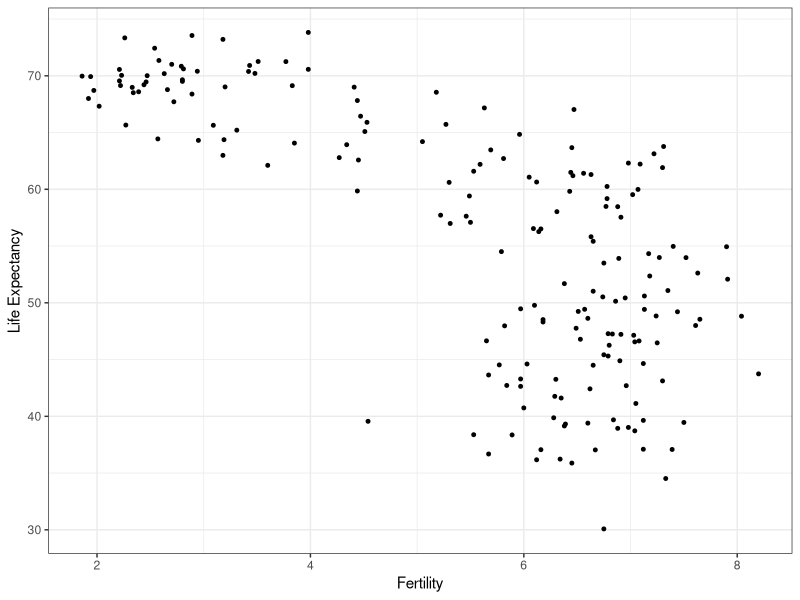
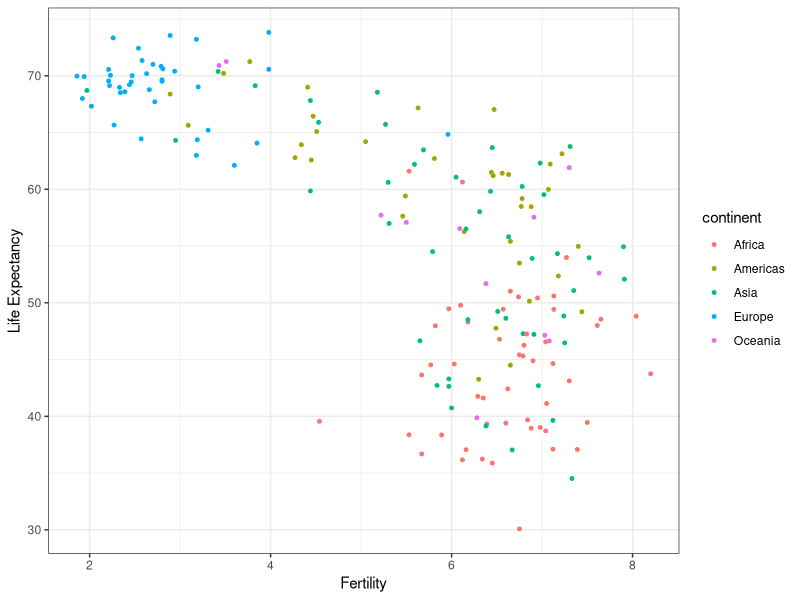
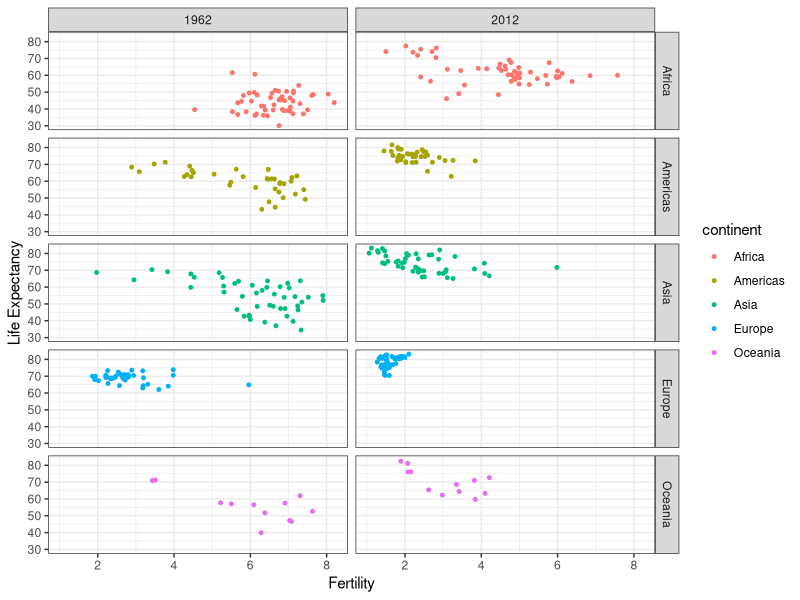
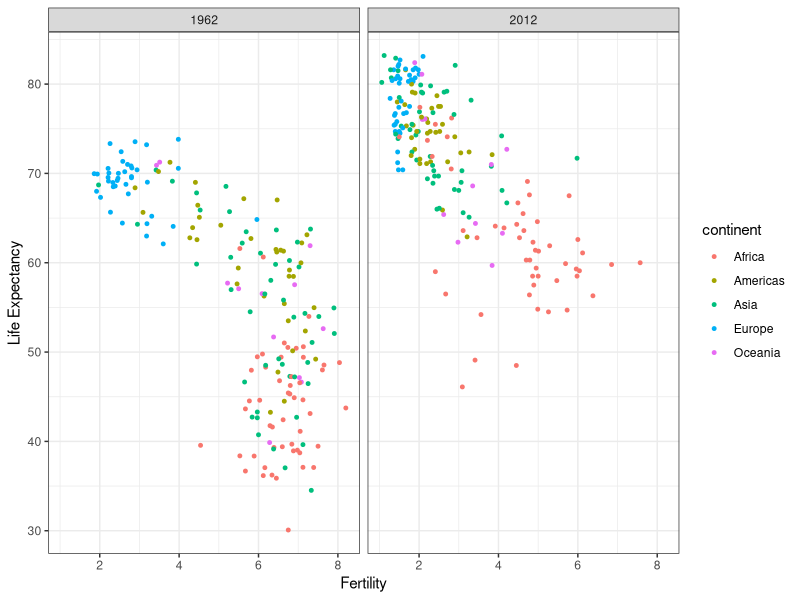
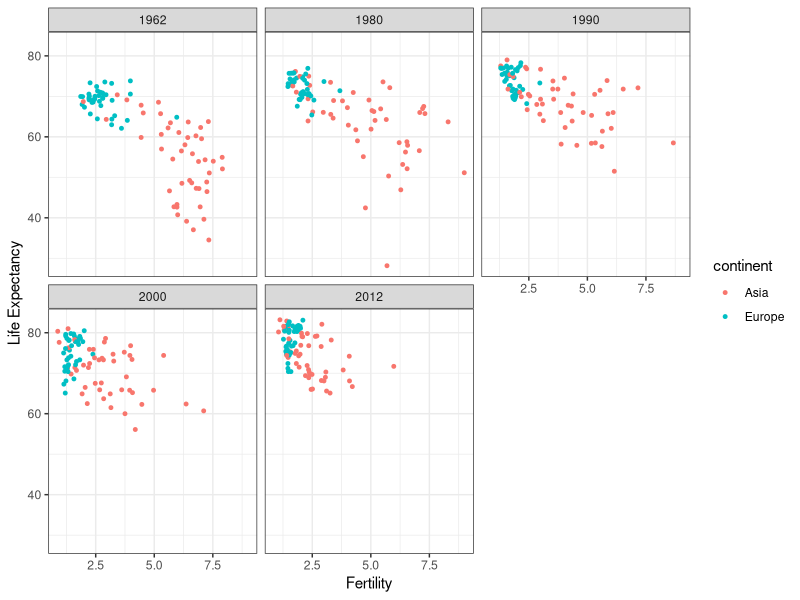
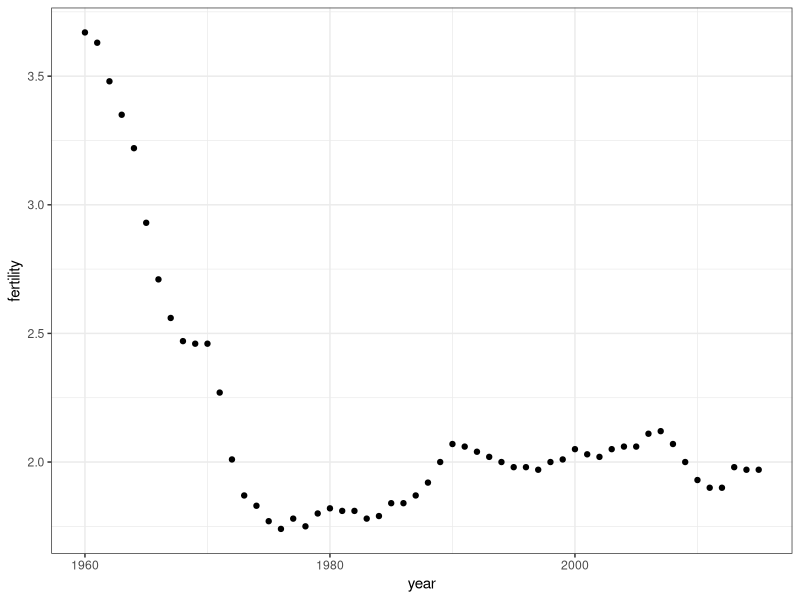
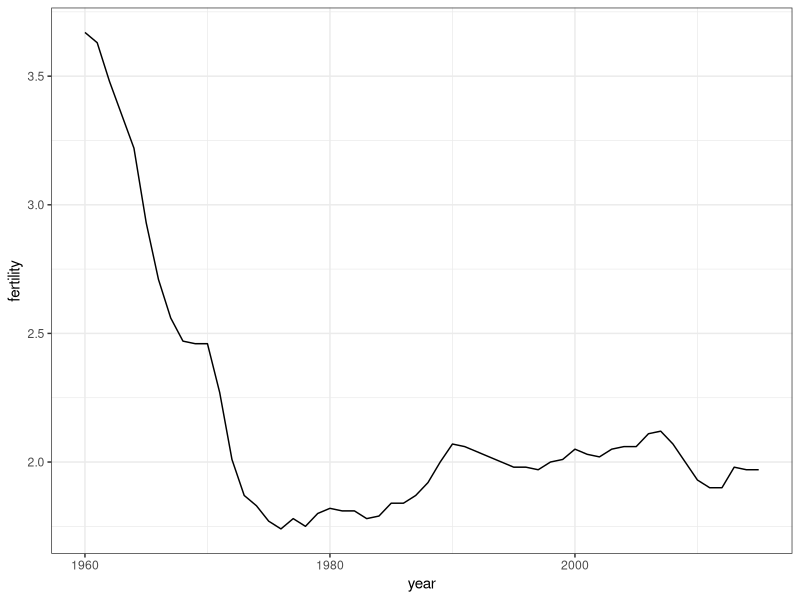
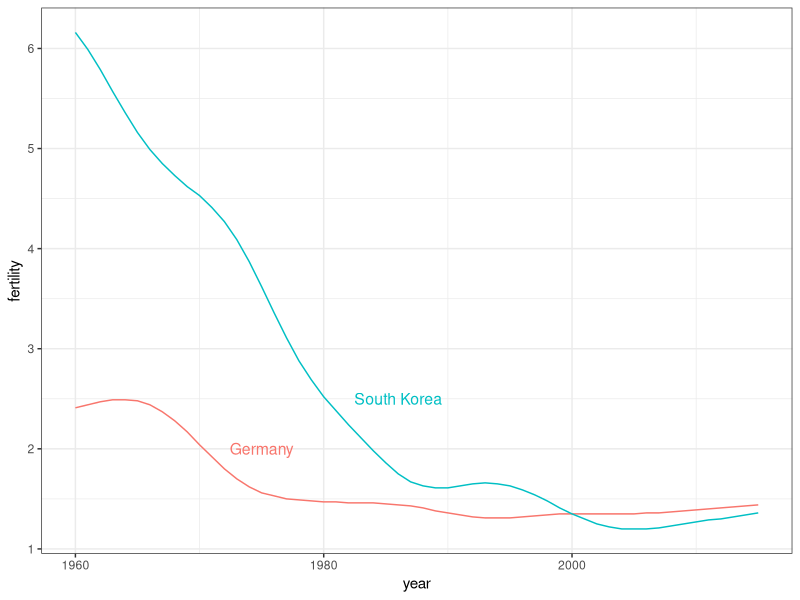

Reproduce these figures in R, in order.
## ---- chunk 1
library(dslabs)
library(tidyverse)
data(gapminder)
gapminder %>% head()
str(gapminder)
## ---- chunk 2
gapminder <- gapminder %>% mutate(gdp_pc = gdp / population, dollars_per_day = gdp_pc/365)
head(gapminder)
## ---- chunk 3
gapminder %>%
    filter(year == 2015 & country %in% c("Sri Lanka", "Turkey")) %>%
    select(country, infant_mortality)
## ---- chunk 4
ds_theme_set()
gapminder %>%
    filter(year == 1962) %>%
    ggplot(aes(fertility, life_expectancy)) +
    geom_point(size = 1) +
    ylab("Life Expectancy") +
    xlab("Fertility")
## ---- chunk 5
gapminder %>%
    filter(year == 1962) %>%
    ggplot(aes(fertility, life_expectancy, col = continent)) +
    geom_point(size = 1) +
    ylab("Life Expectancy") +
    xlab("Fertility")
## ---- chunk 6
gapminder %>% filter(year %in% c("1962", "2012")) %>%
    ggplot(aes(fertility, life_expectancy, col = continent)) +
    geom_point(size = 1) +
    facet_grid(continent ~ year) +
    ylab("Life Expectancy") +
    xlab("Fertility")
## ---- chunk 7
gapminder %>% filter(year %in% c("1962", "2012")) %>%
    ggplot(aes(fertility, life_expectancy, col = continent)) +
    geom_point(size = 1) +
    facet_grid(.~ year) +
    ylab("Life Expectancy") +
    xlab("Fertility")
## ---- chunk 8
y <- c("1962", "1980", "1990", "2000", "2012")
c <- c("Europe", "Asia")
gapminder %>% filter(year %in% y & continent %in% c) %>%
    ggplot(aes(fertility, life_expectancy, col = continent)) +
    geom_point(size = 1) +
    facet_wrap(~year) +
    ylab("Life Expectancy") +
    xlab("Fertility")
## ---- chunk 9
gapminder %>%
    filter(country == "United States", !is.na(fertility)) %>%
    ggplot(aes(year, fertility)) +
    geom_point()
## ---- chunk 10
gapminder %>%
    filter(country == "United States", !is.na(fertility)) %>%
    ggplot(aes(year, fertility)) +
    geom_line()
## ---- chunk 11
countries <- c("South Korea", "Germany")
labels <- data.frame(country = countries, x = c(1986, 1975), y = c(2.5,2.0))
gapminder %>% filter(country %in% countries & !is.na(fertility)) %>%
    ggplot(aes(year, fertility, col = country)) +
    geom_text(data = labels, aes(x, y, label = country), size = 4) +
    theme(legend.position = "none") +
    geom_line()
